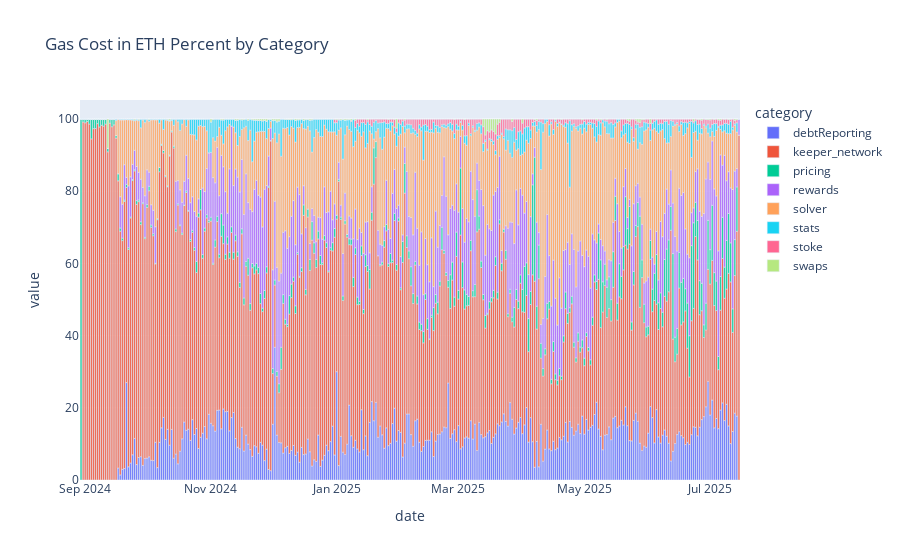

Notebook code cell kept with this figure:
### Code cell
px.bar(fee_pct, title="Gas Cost in ETH Percent by Category")

### Figure 1 — Plotly figure (JSON) as saved in the notebook; plotly's stock layout.template omitted (floating-point values rounded to 4 significant figures; data arrays with more than 128 entries replaced by an {"elided": "..."} marker saying what was removed)
{"data": [{"alignmentgroup": "True", "hovertemplate": "category=debtReporting<br>date=%{x}<br>value=%{y}<extra></extra>", "legendgroup": "debtReporting", "marker": {"color": "#636efa", "pattern": {"shape": ""}}, "name": "debtReporting", "offsetgroup": "debtReporting", "orientation": "v", "showlegend": true, "textposition": "auto", "type": "bar", "x": {"elided": "320 str values"}, "xaxis": "x", "y": {"elided": "320 float values"}, "yaxis": "y"}, {"alignmentgroup": "True", "hovertemplate": "category=keeper_network<br>date=%{x}<br>value=%{y}<extra></extra>", "legendgroup": "keeper_network", "marker": {"color": "#EF553B", "pattern": {"shape": ""}}, "name": "keeper_network", "offsetgroup": "keeper_network", "orientation": "v", "showlegend": true, "textposition": "auto", "type": "bar", "x": {"elided": "320 str values"}, "xaxis": "x", "y": {"elided": "320 float values"}, "yaxis": "y"}, {"alignmentgroup": "True", "hovertemplate": "category=pricing<br>date=%{x}<br>value=%{y}<extra></extra>", "legendgroup": "pricing", "marker": {"color": "#00cc96", "pattern": {"shape": ""}}, "name": "pricing", "offsetgroup": "pricing", "orientation": "v", "showlegend": true, "textposition": "auto", "type": "bar", "x": {"elided": "320 str values"}, "xaxis": "x", "y": {"elided": "320 float values"}, "yaxis": "y"}, {"alignmentgroup": "True", "hovertemplate": "category=rewards<br>date=%{x}<br>value=%{y}<extra></extra>", "legendgroup": "rewards", "marker": {"color": "#ab63fa", "pattern": {"shape": ""}}, "name": "rewards", "offsetgroup": "rewards", "orientation": "v", "showlegend": true, "textposition": "auto", "type": "bar", "x": {"elided": "320 str values"}, "xaxis": "x", "y": {"elided": "320 float values"}, "yaxis": "y"}, {"alignmentgroup": "True", "hovertemplate": "category=solver<br>date=%{x}<br>value=%{y}<extra></extra>", "legendgroup": "solver", "marker": {"color": "#FFA15A", "pattern": {"shape": ""}}, "name": "solver", "offsetgroup": "solver", "orientation": "v", "showlegend": true, "textposition": "auto", "type": "bar", "x": {"elided": "320 str values"}, "xaxis": "x", "y": {"elided": "320 float values"}, "yaxis": "y"}, {"alignmentgroup": "True", "hovertemplate": "category=stats<br>date=%{x}<br>value=%{y}<extra></extra>", "legendgroup": "stats", "marker": {"color": "#19d3f3", "pattern": {"shape": ""}}, "name": "stats", "offsetgroup": "stats", "orientation": "v", "showlegend": true, "textposition": "auto", "type": "bar", "x": {"elided": "320 str values"}, "xaxis": "x", "y": {"elided": "320 float values"}, "yaxis": "y"}, {"alignmentgroup": "True", "hovertemplate": "category=stoke<br>date=%{x}<br>value=%{y}<extra></extra>", "legendgroup": "stoke", "marker": {"color": "#FF6692", "pattern": {"shape": ""}}, "name": "stoke", "offsetgroup": "stoke", "orientation": "v", "showlegend": true, "textposition": "auto", "type": "bar", "x": {"elided": "320 str values"}, "xaxis": "x", "y": {"elided": "320 float values"}, "yaxis": "y"}, {"alignmentgroup": "True", "hovertemplate": "category=swaps<br>date=%{x}<br>value=%{y}<extra></extra>", "legendgroup": "swaps", "marker": {"color": "#B6E880", "pattern": {"shape": ""}}, "name": "swaps", "offsetgroup": "swaps", "orientation": "v", "showlegend": true, "textposition": "auto", "type": "bar", "x": {"elided": "320 str values"}, "xaxis": "x", "y": {"elided": "320 float values"}, "yaxis": "y"}], "layout": {"barmode": "relative", "legend": {"title": {"text": "category"}, "tracegroupgap": 0}, "title": {"text": "Gas Cost in ETH Percent by Category"}, "xaxis": {"anchor": "y", "domain": [0, 1], "title": {"text": "date"}}, "yaxis": {"anchor": "x", "domain": [0, 1], "title": {"text": "value"}}}}
